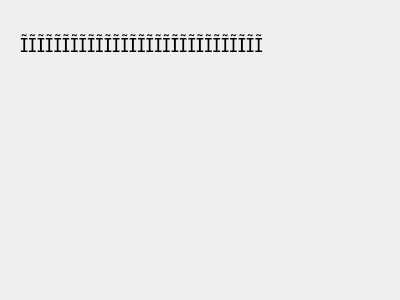
<?xml version="1.0" encoding="UTF-8"?>
<ui version="4.0">
 <class>MainWindow</class>
 <widget class="QMainWindow" name="MainWindow">
  <property name="geometry">
   <rect>
    <x>0</x>
    <y>0</y>
    <width>400</width>
    <height>300</height>
   </rect>
  </property>
  <property name="windowTitle">
   <string>MainWindow</string>
  </property>
  <widget class="QWidget" name="centralWidget">
   <widget class="QLabel" name="NoteStaffBackground">
    <property name="geometry">
     <rect>
      <x>20</x>
      <y>20</y>
      <width>300</width>
      <height>50</height>
     </rect>
    </property>
    <property name="font">
     <font>
      <family>Bravura</family>
      <pointsize>14</pointsize>
     </font>
    </property>
    <property name="text">
     <string>&lt;html&gt;&lt;head/&gt;&lt;body&gt;&lt;p&gt;&lt;span style=&quot; font-size:14pt;&quot;&gt;&lt;/span&gt;&lt;/p&gt;&lt;/body&gt;&lt;/html&gt;</string>
    </property>
   </widget>
  </widget>
 </widget>
 <layoutdefault spacing="6" margin="11"/>
 <resources/>
 <connections/>
</ui>
